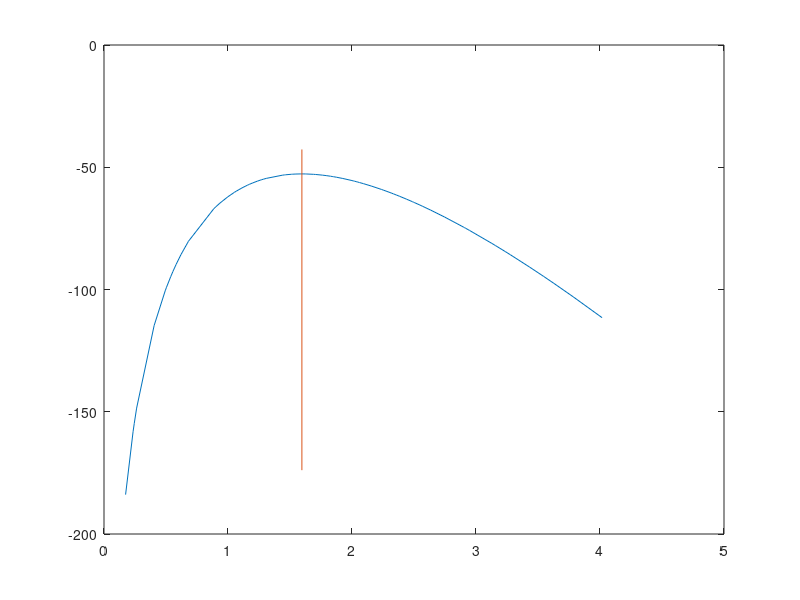
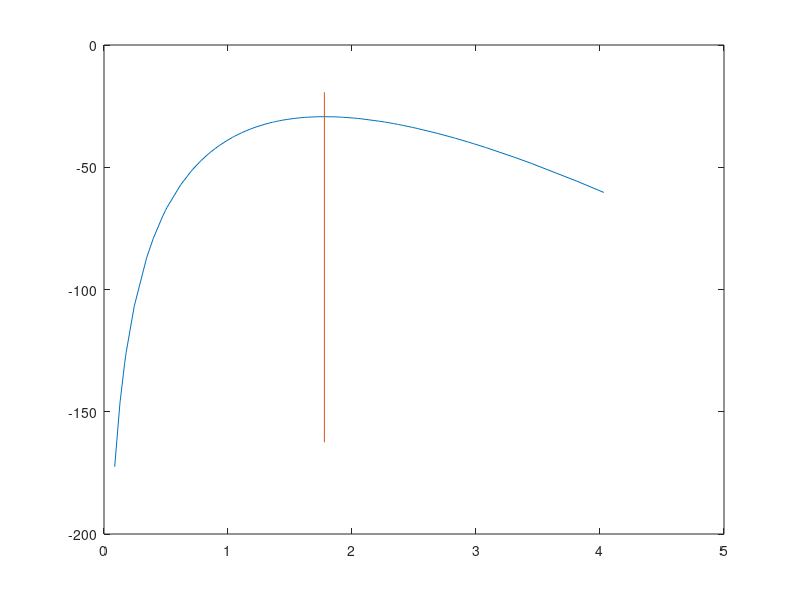
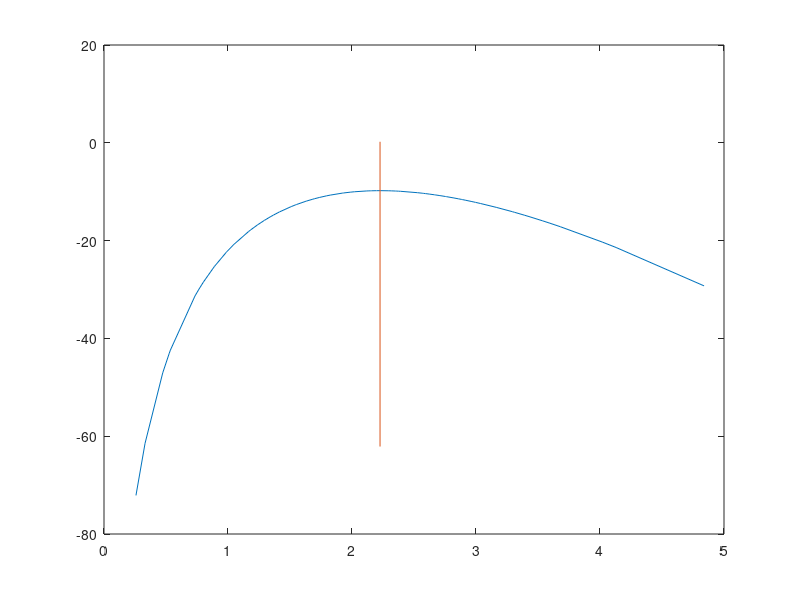
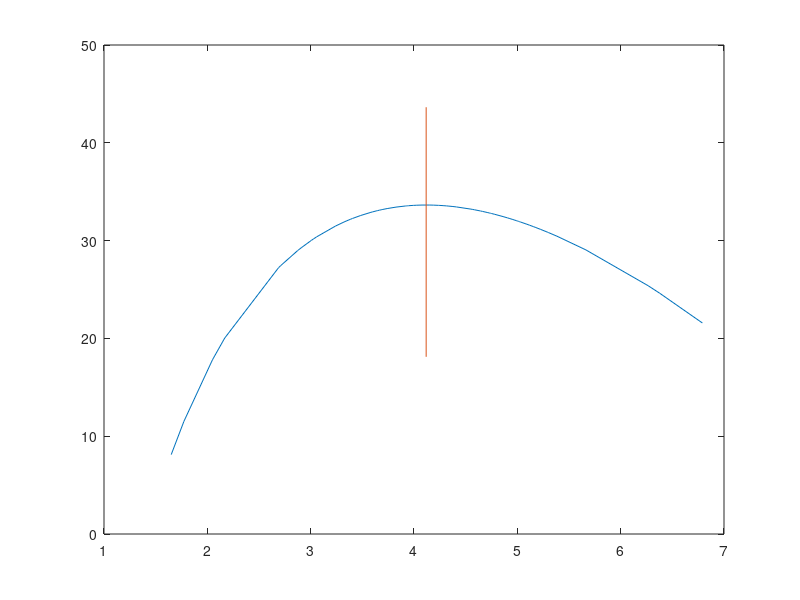

Recreate these plots in MATLAB, in order.
clear all
close all
clc


 %  generate 50 different sets of 100 normally distributed training samples with different means and standard deviations
 
data=[];
for i = 0:49
    mean_v = abs(rand(1));
    stddiv = abs(rand(1));
    dat = stddiv.*randn(100,1) + mean_v;
    data = [data, dat];
end

 
 % For each data set, determine the Maximum-likelihood estimate for parameter ?
 for j = 1:5%size(data,2)
   pos_vals = data(:,j);
   pos_vals = pos_vals(pos_vals > 0);
   lle = 1 / mean(pos_vals); % compute Maximum-likelihood estimate for parameter ? 
   lambdas = randn(100,1) + lle; % generate 100 training ? parameters arround lle
   lambdas = sort(lambdas);
   lambdas = lambdas(lambdas > 0);
   sum_vals =  sum(pos_vals);
   T  =  [lambdas,  log(lambdas).*size(pos_vals) - lambdas.*sum_vals];
   %T = sort(T,1); % sort for plotting
   figure
   plot(T(:,1),T(:,2)); %plot
   hold on
   plot([lle,lle],[min(T(:,2))+10,max(T(:,2))+10]);   
 end

